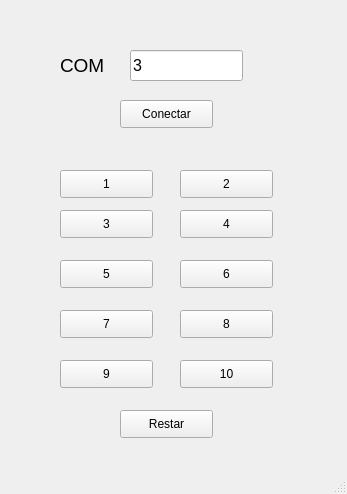
<?xml version="1.0" encoding="UTF-8"?>
<ui version="4.0">
 <class>MainWindow</class>
 <widget class="QMainWindow" name="MainWindow">
  <property name="geometry">
   <rect>
    <x>0</x>
    <y>0</y>
    <width>347</width>
    <height>494</height>
   </rect>
  </property>
  <property name="windowTitle">
   <string>MainWindow</string>
  </property>
  <widget class="QWidget" name="centralwidget">
   <widget class="QLabel" name="label">
    <property name="geometry">
     <rect>
      <x>60</x>
      <y>50</y>
      <width>91</width>
      <height>31</height>
     </rect>
    </property>
    <property name="font">
     <font>
      <pointsize>14</pointsize>
     </font>
    </property>
    <property name="text">
     <string>COM</string>
    </property>
   </widget>
   <widget class="QLineEdit" name="txt_com">
    <property name="geometry">
     <rect>
      <x>130</x>
      <y>50</y>
      <width>113</width>
      <height>31</height>
     </rect>
    </property>
    <property name="font">
     <font>
      <pointsize>12</pointsize>
     </font>
    </property>
    <property name="text">
     <string>3</string>
    </property>
    <property name="placeholderText">
     <string>3</string>
    </property>
   </widget>
   <widget class="QPushButton" name="btn_U1_1">
    <property name="geometry">
     <rect>
      <x>60</x>
      <y>170</y>
      <width>93</width>
      <height>28</height>
     </rect>
    </property>
    <property name="text">
     <string>1</string>
    </property>
   </widget>
   <widget class="QPushButton" name="btn_U1_2">
    <property name="geometry">
     <rect>
      <x>180</x>
      <y>170</y>
      <width>93</width>
      <height>28</height>
     </rect>
    </property>
    <property name="text">
     <string>2</string>
    </property>
   </widget>
   <widget class="QPushButton" name="btn_U1_3">
    <property name="geometry">
     <rect>
      <x>60</x>
      <y>210</y>
      <width>93</width>
      <height>28</height>
     </rect>
    </property>
    <property name="text">
     <string>3</string>
    </property>
   </widget>
   <widget class="QPushButton" name="btn_U1_4">
    <property name="geometry">
     <rect>
      <x>180</x>
      <y>210</y>
      <width>93</width>
      <height>28</height>
     </rect>
    </property>
    <property name="text">
     <string>4</string>
    </property>
   </widget>
   <widget class="QPushButton" name="btn_U1_5">
    <property name="geometry">
     <rect>
      <x>60</x>
      <y>260</y>
      <width>93</width>
      <height>28</height>
     </rect>
    </property>
    <property name="text">
     <string>5</string>
    </property>
   </widget>
   <widget class="QPushButton" name="btn_U1_6">
    <property name="geometry">
     <rect>
      <x>180</x>
      <y>260</y>
      <width>93</width>
      <height>28</height>
     </rect>
    </property>
    <property name="text">
     <string>6</string>
    </property>
   </widget>
   <widget class="QPushButton" name="btn_U1_7">
    <property name="geometry">
     <rect>
      <x>60</x>
      <y>310</y>
      <width>93</width>
      <height>28</height>
     </rect>
    </property>
    <property name="text">
     <string>7</string>
    </property>
   </widget>
   <widget class="QPushButton" name="btn_U1_8">
    <property name="geometry">
     <rect>
      <x>180</x>
      <y>310</y>
      <width>93</width>
      <height>28</height>
     </rect>
    </property>
    <property name="text">
     <string>8</string>
    </property>
   </widget>
   <widget class="QPushButton" name="btn_U1_9">
    <property name="geometry">
     <rect>
      <x>60</x>
      <y>360</y>
      <width>93</width>
      <height>28</height>
     </rect>
    </property>
    <property name="text">
     <string>9</string>
    </property>
   </widget>
   <widget class="QPushButton" name="btn_U1_10">
    <property name="geometry">
     <rect>
      <x>180</x>
      <y>360</y>
      <width>93</width>
      <height>28</height>
     </rect>
    </property>
    <property name="text">
     <string>10</string>
    </property>
   </widget>
   <widget class="QPushButton" name="btn_Apagar">
    <property name="geometry">
     <rect>
      <x>120</x>
      <y>410</y>
      <width>93</width>
      <height>28</height>
     </rect>
    </property>
    <property name="text">
     <string>Restar</string>
    </property>
   </widget>
   <widget class="QPushButton" name="btn_Conectar">
    <property name="geometry">
     <rect>
      <x>120</x>
      <y>100</y>
      <width>93</width>
      <height>28</height>
     </rect>
    </property>
    <property name="text">
     <string>Conectar</string>
    </property>
   </widget>
  </widget>
  <widget class="QMenuBar" name="menubar">
   <property name="geometry">
    <rect>
     <x>0</x>
     <y>0</y>
     <width>347</width>
     <height>26</height>
    </rect>
   </property>
  </widget>
  <widget class="QStatusBar" name="statusbar"/>
 </widget>
 <resources/>
 <connections/>
</ui>
